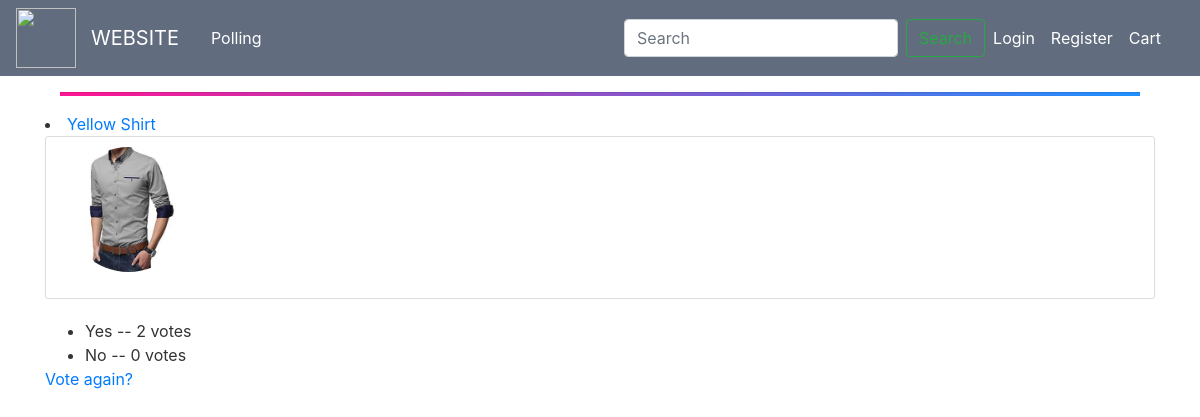
The page /polls/4/results/ on the database its author committed.
### polls/models.py (models this page shows, shortened)
class Question(models.Model):
    question_text = models.CharField(max_length=200)
    department = models.CharField(max_length=120, choices=DEPARTMENTS, default='None')
    club = models.CharField(max_length=120, choices=CLUBS, default='None')
    image = models.ImageField( default='default.jpg', upload_to='images/')
    pub_date = models.DateTimeField(auto_now_add=True)
    status = models.BooleanField(default=True)

class Choice(models.Model):
    question = models.ForeignKey(Question, on_delete=models.CASCADE)
    choice_text = models.CharField(max_length=200)
    votes = models.IntegerField(default=0)

### polls/views.py (the view)
# urls.py: path('<int:pk>/results/', views.ResultsView.as_view(), name='results'),
class ResultsView(generic.DetailView):
    model = Question
    template_name = 'polls/results.html'

### polls/templates/polls/results.html
{% extends "blog/base.html" %}
{% block content %}
          <div class="container">
                         <li><a href="{% url 'polls:detail' question.id %}">{{ question.question_text }}</a></li>
                    <div class="content-section">
                      <div class="media">
                        <img class="rounded-circle account-img" src="{{ question.image.url }}">
                      </div>
                        </div>
                               <ul>
                    {% for choice in question.choice_set.all %}
                        <li>{{ choice.choice_text }} -- {{ choice.votes }} vote{{ choice.votes|pluralize }}</li>
                    {% endfor %}
                    </ul>
                         <a href="{% url 'polls:index'%}">Vote again?</a>
                </div>
{% endblock %}

### blog/static/blog/main.css (style rules this page uses)
body { background: #fff; color: #333333; margin-top: 0; }
ul { margin: 0; }
.content-section { background: #ffffff; padding: 10px 20px; border: 1px solid #dddddd; border-radius: 3px; margin-bottom: 20px; }
.account-img { height: 125px; width: 125px; margin-right: 20px; margin-bottom: 16px; }

### rows shown on the page
Question: question_text "Yellow Shirt", image (placeholder picture)
Choice: choice_text "Yes", votes "2"
Choice: choice_text "No", votes "0"
